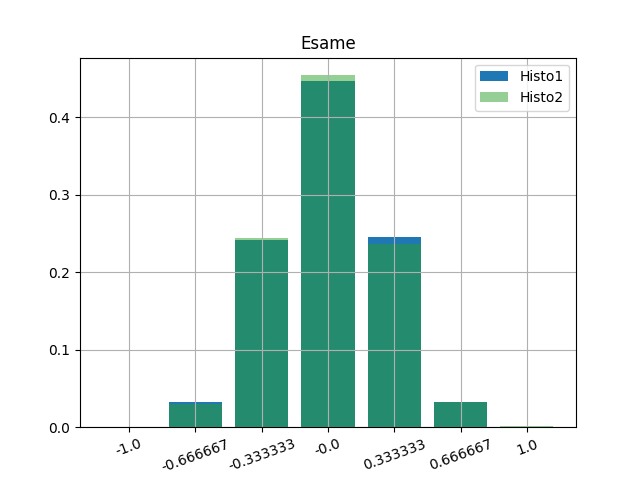

Generate this figure with Python:
import matplotlib.pyplot as plt
import numpy as np


def sort(x, y):
    l = list(zip(x, y))
    l.sort(key=lambda t: t[0])
    return zip(*l)


# Histo1
x, y = np.loadtxt("histo1.dat", unpack=True)
x, y = sort(x, y)
x = [str(i) for i in x]
plt.bar(x, y, color="tab:blue", label="Histo1")

# Histo2
x, y = np.loadtxt("histo2.dat", unpack=True)
x, y = sort(x, y)
x = [str(i) for i in x]
plt.bar(x, y, color="tab:green", alpha=0.5, label="Histo2")


plt.title("Esame")
plt.xticks(rotation=20)
plt.legend()
plt.grid()

plt.savefig("plot")
plt.show()
